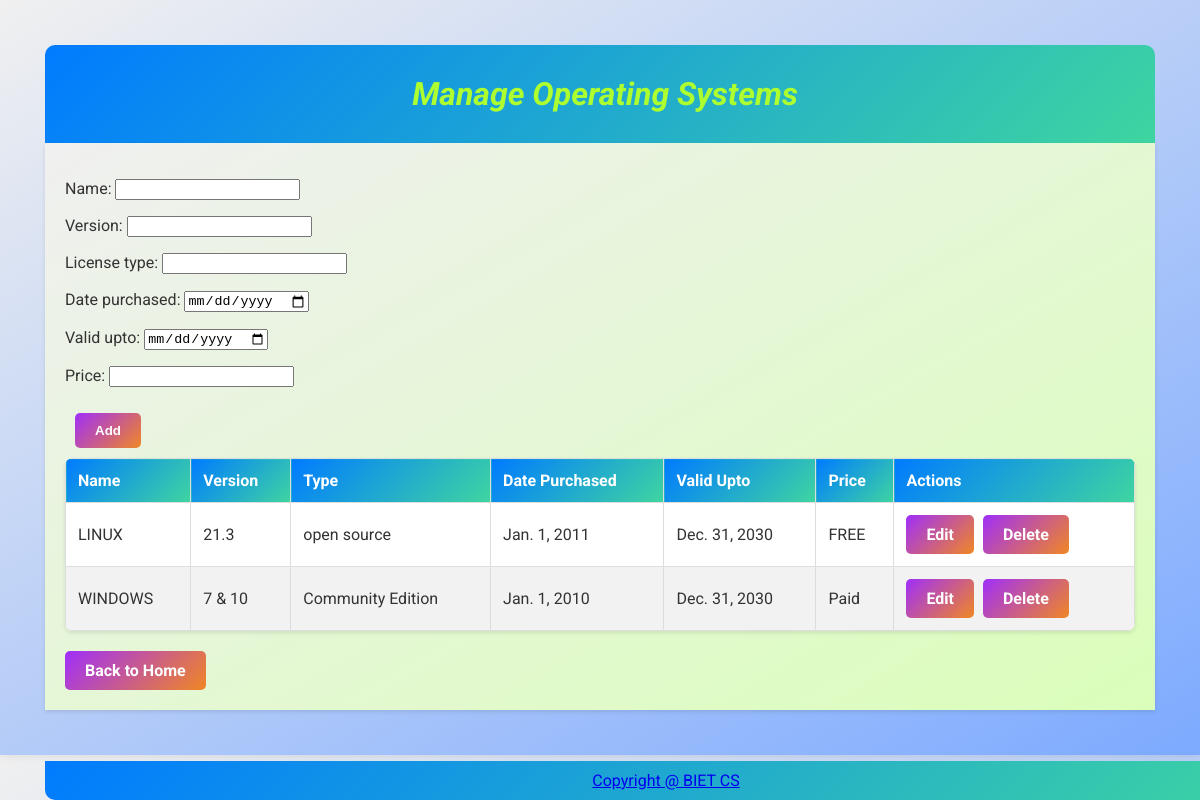
Screenshot of /operating_systems/ with the database file from the repository.
### licenses/models.py (models this page shows, shortened)
class OperatingSystem(models.Model):
    name = models.CharField(max_length=100)
    version = models.CharField(max_length=50)
    license_type = models.CharField(max_length=50)
    date_purchased = models.DateField()
    valid_upto = models.DateField()
    price = models.CharField(max_length=50)

### licenses/views.py (the view)
# urls.py: path('operating_systems/', views.manage_operating_systems, name='manage_operating_systems'),
def manage_operating_systems(request):
    if request.method == 'POST':
        form = OperatingSystemForm(request.POST)
        if form.is_valid():
            form.save()
            return redirect('manage_operating_systems')
    else:
        form = OperatingSystemForm()
    operating_systems = OperatingSystem.objects.all()
    context = {
        'form': form,
        'operating_systems': operating_systems,
    }
    return render(request, 'licenses/manage_operating_systems.html', context)

### licenses/forms.py
class OperatingSystemForm(forms.ModelForm):
    class Meta:
        model = OperatingSystem
        fields = ['name', 'version', 'license_type', 'date_purchased', 'valid_upto', 'price']
        widgets = {
            'date_purchased': forms.DateInput(attrs={'type': 'date'}),
            'valid_upto': forms.DateInput(attrs={'type': 'date'}),
        }

### licenses/templates/licenses/manage_operating_systems.html (shortened to what this page needs)
{% load static %}
<!DOCTYPE html>
<html>
<head>
    <link rel="stylesheet" type="text/css" href="{% static 'style.css' %}">
</head>
<body>
    <div class="header-container">
        <h1 class="department-header">Manage Operating Systems</h1>
    </div>
    <div class="main-container">
        <form method="post">
            {{ form.as_p }}
            <button type="submit">Add</button>
        </form>
        <table>
            <thead>
                <tr>
                    <th>Name</th>
                    <th>Version</th>
                    <th>Type</th>
                    <th>Date Purchased</th>
                    <th>Valid Upto</th>
                    <th>Price</th>
                    <th>Actions</th>
                </tr>
            </thead>
            <tbody>
                {% for operating_system in operating_systems %}
                <tr class="{% cycle 'odd' 'even' %}">
                    <td>{{ operating_system.name }}</td>
                    <td>{{ operating_system.version }}</td>
                    <td>{{ operating_system.license_type }}</td>
                    <td>{{ operating_system.date_purchased }}</td>
                    <td>{{ operating_system.valid_upto }}</td>
                    <td>{{ operating_system.price }}</td>
                    <td class="actions">
                        <a href="{% url 'edit_operating_system' operating_system.id %}">Edit</a>
                        <a href="{% url 'delete_operating_system' operating_system.id %}">Delete</a>
                    </td>
                </tr>
                {% endfor %}
            </tbody>
        </table>
        <a href="{% url 'home' %}" class="big-button">Back to Home</a>
    </div>
    <footer>
        <a href="https://www.bietdvg.edu/">Copyright @ BIET CS</a>
    </footer>
</body>
</html>

### static/style.css (style rules this page uses)
body { font-family: 'Roboto', sans-serif; background: linear-gradient(150deg, #f0f0f0 0%, #7daaff 100%); margin: 0; padding: 45px; color: #333; box-shadow: 0 0 10px rgba(0, 0, 0, 0.1); }
h1 { text-align: center; margin: 20px 0; color: #007bff; }
.main-container { max-width: 1200px; margin: 0 auto; padding: 20px; background: linear-gradient(150deg, #f0f0f0 0%, #dafeba 100%); box-shadow: 0 2px 4px rgba(0, 0, 0, 0.1); border-radius: 0px; }
.header-container { background: linear-gradient(135deg, #007bff 0%, #3fd5a0 100%); color: #fff; padding: 10px; text-align: center; border-radius: 10px 10px 0 0; }
.department-header { display: inline-block; margin-left: 10px; vertical-align: middle; color: greenyellow; font-style: italic; }
.big-button, form button[type="submit"], table td.actions a { display: inline-block; padding: 10px 20px; color: #fff; text-decoration: none; border-radius: 5px; transition: background-color 0.3s ease; font-weight: bold; }
.big-button { margin: 0px; background: linear-gradient(135deg, #9f2ffa 0%, #f08724 100%); }
form button[type="submit"] { background: linear-gradient(135deg, #9f2ffa 0%, #f08724 100%); margin: 10px; border: none; }
table td.actions a { margin-right: 5px; background: linear-gradient(135deg, #9f2ffa 0%, #f08724 100%); border: none; }
table { width: 100%; border-collapse: collapse; margin-bottom: 20px; box-shadow: 0 2px 4px rgba(0, 0, 0, 0.1); border-radius: 8px; overflow: hidden; }
table th, table td { border: 1px solid #ddd; padding: 12px; text-align: left; }
table th { background: linear-gradient(135deg, #007bff 0%, #3fd5a0 100%); color: #fff; font-weight: bold; }
table tr:nth-child(even) { background-color: #f2f2f2; }
table tr:nth-child(odd) { background-color: #fff; }
footer { background: linear-gradient(135deg, #007bff 0%, #3fd5a0 100%); color: #fff; text-align: center; padding: 10px; position: fixed; bottom: 0; width: 1222px; left: 45px; right:0px; border-radius: 0 0 10px 10px; }

### rows the page displays
OperatingSystem: name "LINUX", version "21.3", license_type "open source", date_purchased "Jan. 1, 2011", valid_upto "Dec. 31, 2030", price "FREE"
OperatingSystem: name "WINDOWS", version "7 & 10", license_type "Community Edition", date_purchased "Jan. 1, 2010", valid_upto "Dec. 31, 2030", price "Paid"
